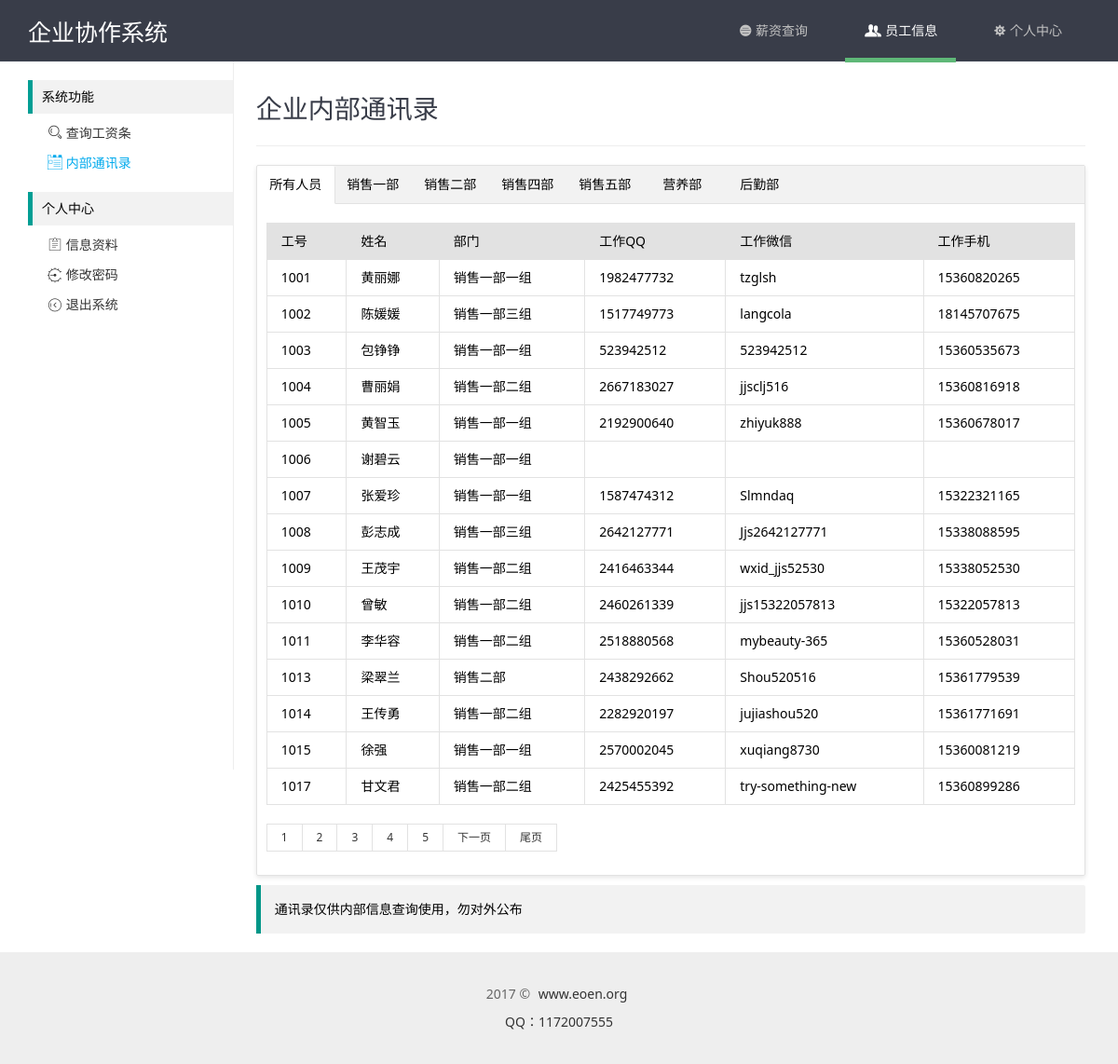
The page /users.php (signed in) on the database its author committed.
### tables this page shows
CREATE TABLE `hk_depas` (
  `id` int(11) NOT NULL AUTO_INCREMENT,
  `pid` varchar(4) NOT NULL COMMENT '部门排序',
  `did` varchar(4) NOT NULL COMMENT '部门ID',
  `sid` varchar(4) NOT NULL COMMENT '上级部门',
  `name` varchar(64) NOT NULL COMMENT '部门名称',
  `state` int(11) NOT NULL COMMENT '部门状态',
  PRIMARY KEY (`id`)
);

CREATE TABLE `hk_users` (
  `id` int(11) NOT NULL AUTO_INCREMENT,
  `uid` int(4) NOT NULL COMMENT '工号',
  `name` varchar(32) NOT NULL COMMENT '姓名',
  `password` varchar(32) NOT NULL COMMENT '密码',
  `sex` varchar(10) NOT NULL COMMENT '性别',
  `depa` varchar(32) NOT NULL COMMENT '部门',
  `phone` varchar(11) NOT NULL COMMENT '手机',
  `wechat` varchar(32) NOT NULL COMMENT '微信',
  `qq` varchar(32) NOT NULL COMMENT 'QQ',
  `state` int(10) NOT NULL COMMENT '状态',
  PRIMARY KEY (`id`)
);

### xdmin/conn/config.php (called while the page is built, shortened)
<?php
class DB{
	function __construct($dh, $us, $up, $dbn){
		$this->dbHost = $dh;
		$this->userName = $us;
		$this->userPwd = $up;
		$this->dbName = $dbn;
	}
	function query($sql){
		return mysql_query($sql);
	}
	function getAll($sql){
		$row = $this->query($sql);
		while($re = mysql_fetch_assoc($row))
		{
			$arr[] = $re;
		}
		return @$arr;
	}
}
$db = new DB("localhost","root","QVnVRRnJZX4CJwcC","xiezuo");

### users.php (the view, shortened to what this page needs)
<?php
	include "xdmin/conn/config.php";
	include "xdmin/conn/page.php";
	$showrow = 15;
	$curpage = empty($_GET['page'])?1:$_GET['page'];
	$url = "?page={page}";
	$sql = "SELECT * FROM hk_users where state='1'";
	$query = mysql_query($sql);
	$total = mysql_num_rows($query);
	$list = "SELECT * FROM hk_users where state='1' ORDER BY uid limit ".($curpage-1)*$showrow.",{$showrow}";
	$data = $db->getAll($list);
	$depa = "SELECT * FROM hk_depas where sid='' ORDER BY did";
	$pata = $db->getAll($depa);
?>
<!DOCTYPE html PUBLIC "-//W3C//DTD XHTML 1.0 Transitional//EN" "http://www.w3.org/TR/xhtml1/DTD/xhtml1-transitional.dtd">
<html xmlns="http://www.w3.org/1999/xhtml">
<head>
	<link rel="stylesheet" type="text/css" href="common/layui/css/layui.css" media="all">
	<link rel="stylesheet" type="text/css" href="common/global.css" media="all">
	<link rel="stylesheet" type="text/css" href="common/home/css/style.css" media="all">
</head>
<body>
	<?php include "include/sider.php";?>
	<div class="site-content">
		<h1 class="site-h1">企业内部通讯录</h1>
		<div class="layui-tab layui-tab-card">
		  <ul class="layui-tab-title">
			<li class="layui-this">所有人员</li>
			<?php
			foreach($pata as $key=>$val){
				echo'<li>'.$val['name'].'</li>';
			}
			?>
		  </ul>
		  <div class="layui-tab-content">
			<div class="layui-tab-item layui-show">
				<table class="layui-table">
					<thead>
						<tr>
							<th>工号</th>
							<th>姓名</th>
							<th>部门</th>
							<th>工作QQ</th>
							<th>工作微信</th>
							<th>工作手机</th>
						</tr>
					</thead>
					<tbody>
						<?php
						foreach($data as $key=>$val){
							echo'<tr>
								<td>'.$val['uid'].'</td>
								<td>'.$val['name'].'</td>
								<td>';
								$depaid = $val['depa'];
								$depanm = mysql_query("SELECT * FROM hk_depas WHERE did='{$depaid}'");
								if(mysql_num_rows($depanm)){
									while($row = mysql_fetch_array($depanm)) {
										echo $row['name'];
									}
								}echo'
								</td>
								<td>'.$val['qq'].'</td>
								<td>'.$val['wechat'].'</td>
								<td>'.$val['phone'].'</td>
								</tr>';
						}
						?>
					</tbody>
				</table>
				<div id="page" class="page">
					<div class="layui-box layui-laypage layui-laypage-default" id="layui-laypage-0">
						<?php
							if($total>$showrow){
							 $page = new page($total,$showrow,$curpage,$url,2);
							 echo $page->myde_write();
							}
						 ?>
					</div>
				</div>
			</div>
		  </div>
		</div>
		<div class="layui-elem-quote">
			<p>通讯录仅供内部信息查询使用，勿对外公布</p>
		</div>
	</div>
	<?php include "include/footer.php";?>

### common/layui/css/layui.css (style rules this page uses)
blockquote,body,button,dd,div,dl,dt,form,h1,h2,h3,h4,h5,h6,input,li,ol,p,pre,td,textarea,th,ul { margin:0;padding:0;-webkit-tap-highlight-color:rgba(0,0,0,0) }
li { list-style:none }
table { border-collapse:collapse;border-spacing:0 }
h1,h2,h3 { font-size:14px;font-weight:400 }
body { line-height:24px;font:14px Helvetica Neue,Helvetica,PingFang SC,\5FAE\8F6F\96C5\9ED1,Tahoma,Arial,sans-serif }
.layui-box,.layui-box * { -webkit-box-sizing:content-box!important;-moz-box-sizing:content-box!important;box-sizing:content-box!important }
.layui-show { display:block!important }
.layui-elem-quote { margin-bottom:10px;padding:15px;line-height:22px;border-left:5px solid #009688;border-radius:0 2px 2px 0;background-color:#f2f2f2 }
.layui-table { width:100%;margin:10px 0;background-color:#fff }
.layui-table tr { transition:all .3s;-webkit-transition:all .3s }
.layui-table thead tr { background-color:#f2f2f2 }
.layui-table th { text-align:left }
.layui-table td,.layui-table th { padding:9px 15px;min-height:20px;line-height:20px;border:1px solid #e2e2e2;font-size:14px }
.layui-laypage { display:inline-block;*display:inline;*zoom:1;vertical-align:middle;margin:10px 0;font-size:0 }
.layui-nav .layui-nav-item,.layui-tab-title li { display:inline-block;*zoom:1;vertical-align:middle }
.layui-tab { margin:10px 0;overflow:hidden;text-align:left!important }
.layui-fixbar li,.layui-tab-bar,.layui-tab-title li,.layui-util-face ul li { cursor:pointer;text-align:center }
.layui-tab-title { position:relative;left:0;height:40px;white-space:nowrap;font-size:0;border-bottom:1px solid #e2e2e2;transition:all .2s;-webkit-transition:all .2s }
.layui-tab-title li { *display:inline;font-size:14px;transition:all .3s;-webkit-transition:all .3s;position:relative;line-height:40px;min-width:65px;padding:0 10px;border-left: 1px solid rgba(26, 160, 148, 0.3); }
.layui-tab-title .layui-this { color:#000 }
.layui-tab-title .layui-this:after { position:absolute;left:0;top:0;content:'';width:100%;height:41px;border:1px solid #e2e2e2;border-bottom-color:#fff;border-radius:2px 2px 0 0;-webkit-box-sizing:border-box!important;-moz-box-sizing:border-box!important;box-sizing:border-box!important;pointer-events:none }
.layui-tab-item,.layui-util-face .layui-layer-TipsG { display:none }
.layui-tab-content { padding:10px }
.layui-tab-card { border:1px solid #e2e2e2;border-radius:2px;box-shadow:0 2px 5px 0 rgba(0,0,0,.1) }
.layui-tab-card>.layui-tab-title { background-color:#f2f2f2 }
.layui-tab-card>.layui-tab-title li { margin-right:-1px;margin-left:-1px }
.layui-tab-card>.layui-tab-title .layui-this { background-color:#fff }
.layui-tab-card>.layui-tab-title .layui-this:after { border-top:none;border-width:1px;border-bottom-color:#fff }

### common/global.css (style rules this page uses)
body,div,dl,dt,dd,ul,ol,li,h1,h2,h3,h4,h5,h6,pre,code,form,fieldset,legend,input,button,textarea,select,p,blockquote,th,td,span,a { margin:0;padding:0; }
body { font-size:14px;font-family: "微软雅黑","Microsoft YaHei","Microsoft YaHei UI", "Segoe UI", Arial, Verdana, Sans-Serif, sans-serif; }
address, caption, cite, code, dfn, em, strong, th, var { font-style:normal; font-weight:normal; }
ol,ul,li { list-style:none; }
address,button,caption,cite,code,dfn,em,input,optgroup,option,select,strong,textarea,th,var { font:inherit; }
table { border-collapse: collapse;border-spacing: 0; }
thead tr th { background-color: #e2e2e2; }
caption,th { text-align:left; }
h1,h2,h3,h4,h5,h6,a,p,span { font-family: "微软雅黑","Microsoft YaHei","Microsoft YaHei UI","Hiragino Sans GB W3","Segoe UI", Arial, Verdana, Sans-Serif, sans-serif; }

### common/home/css/style.css (style rules this page uses)
.site-tree, .site-content { display: inline-block; vertical-align: top; font-size: 14px; }
.site-content { width: 890px; padding: 20px 0 10px 20px; }
.site-h1 { margin-bottom: 20px; line-height: 60px; padding-bottom: 10px; color: #393D49; border-bottom: 1px solid #eee; font-size: 28px; font-weight: 300; }
.layui-tab-title li { border-left: none; }

### rows shown on the page
hk_depas: name "销售一部"
hk_depas: name "销售二部"
hk_depas: name "销售四部"
hk_depas: name "销售五部"
hk_depas: name "营养部"
hk_depas: name "后勤部"
hk_users: uid "1001", name "黄丽娜", qq "1982477732", wechat "tzglsh", phone "15360820265"
hk_depas: name "销售一部一组"
hk_users: uid "1002", name "陈媛媛", qq "1517749773", wechat "langcola", phone "18145707675"
hk_depas: name "销售一部三组"
hk_users: uid "1003", name "包铮铮", qq "523942512", wechat "523942512", phone "15360535673"
hk_users: uid "1004", name "曹丽娟", qq "2667183027", wechat "jjsclj516", phone "15360816918"
hk_depas: name "销售一部二组"
hk_users: uid "1005", name "黄智玉", qq "2192900640", wechat "zhiyuk888", phone "15360678017"
hk_users: uid "1006", name "谢碧云"
hk_users: uid "1007", name "张爱珍", qq "1587474312", wechat "Slmndaq", phone "15322321165"
hk_users: uid "1008", name "彭志成", qq "2642127771", wechat "Jjs2642127771", phone "15338088595"
hk_users: uid "1009", name "王茂宇", qq "2416463344", wechat "wxid_jjs52530", phone "15338052530"
hk_users: uid "1010", name "曾敏", qq "2460261339", wechat "jjs15322057813", phone "15322057813"
hk_users: uid "1011", name "李华容", qq "2518880568", wechat "mybeauty-365", phone "15360528031"
hk_users: uid "1013", name "梁翠兰", qq "2438292662", wechat "Shou520516", phone "15361779539"
hk_users: uid "1014", name "王传勇", qq "2282920197", wechat "jujiashou520", phone "15361771691"
hk_users: uid "1015", name "徐强", qq "2570002045", wechat "xuqiang8730", phone "15360081219"
hk_users: uid "1017", name "甘文君", qq "2425455392", wechat "try-something-new", phone "15360899286"
